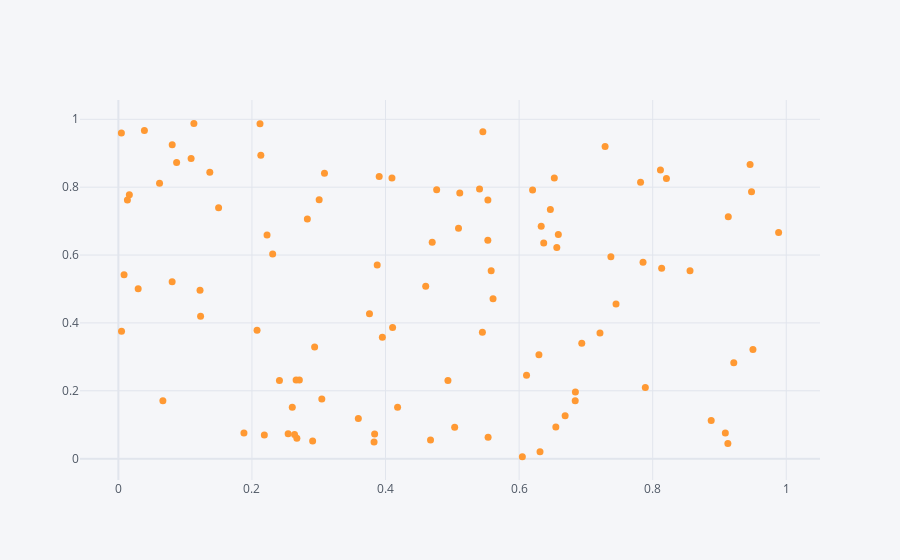

The cell this chart's notebook holds for it:
### Code cell
df.iplot(kind='scatter',x='a',y='b',mode='markers',size=7)
